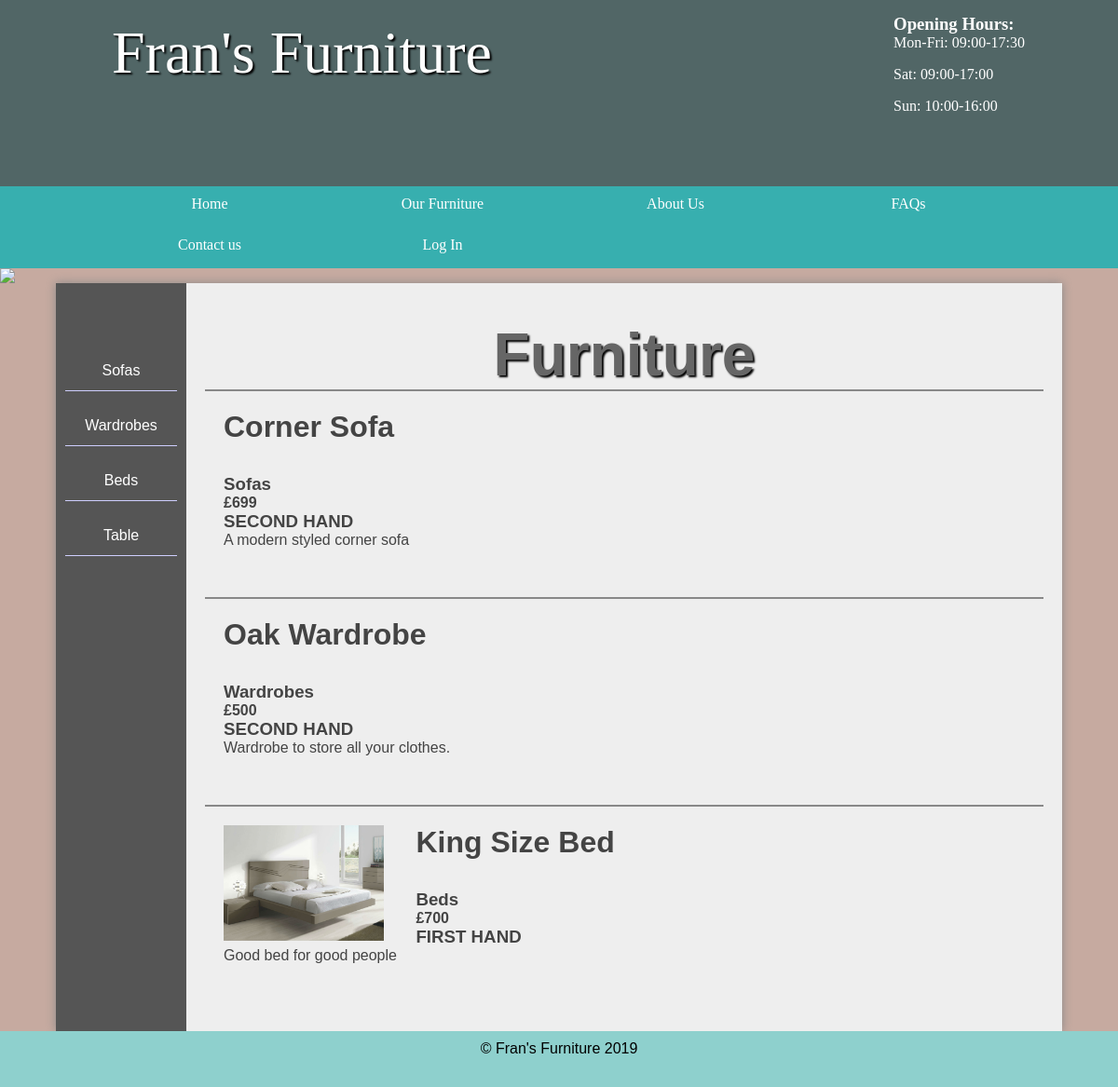
/furniture, run on the app's committed database.
### tables this page shows
CREATE TABLE `category_table` (
  `id` int(11) NOT NULL,
  `name` varchar(255) DEFAULT NULL
);

CREATE TABLE `furniture_table` (
  `id` int(11) NOT NULL,
  `name` varchar(255) DEFAULT NULL,
  `description` varchar(255) DEFAULT NULL,
  `price` int(11) DEFAULT NULL,
  `category_id` int(11) DEFAULT NULL,
  `visible` tinyint(1) NOT NULL DEFAULT '1',
  `furniture_condition` varchar(255) NOT NULL DEFAULT 'first hand'
);

### functions/loadTemplate.php (called while the page is built, shortened)
<?php
function loadTemplate($filename, $tempVars){
	extract($tempVars);
	require $filename;
	$content = ob_get_clean();
	return $content;
}

### pages/user_area/furniture.php (called while the page is built)
<?php
 	$furnitures=$tbl_furniture->find10(10);
 	$categories=$tbl_categories->findAll();
	$vars = [
		'furnitures'=>$furnitures,
		'tbl_furniture'=>$tbl_furniture,
		'categories'=> $categories,
		'tbl_categories'=> $tbl_categories
	];
 $title = "All Furnitures";
 $content = loadTemplate("../template_views/user_area/furniture_temp.php", $vars);
?>

### includes/user_includes.php (called while the page is built, shortened)
<?php
	require '../db/dbcon.php';
	require '../classes/DatabaseTableQueries.php';
	require '../functions/loadTemplate.php';
	$tbl_furniture = new DatabaseTableQueries('furniture_table');
	$tbl_categories = new DatabaseTableQueries('category_table');
?>

### classes/DatabaseTableQueries.php (called while the page is built, shortened)
<?php
class DatabaseTableQueries{
	public $table;
	public function __construct($table){
		$this->table = $table;
	}
	function find($field, $value) {
	    global $pdo;
	    $stmt = $pdo->prepare("SELECT * FROM $this->table WHERE $field = :value");
	    $criteria = [
	            'value' => $value
	    ];
	    $stmt->execute($criteria);
	    return $stmt;
	}
	function findAll() {
	    global $pdo;
	    $stmt = $pdo->prepare("SELECT * FROM $this->table");
	    $stmt->execute();
	    return $stmt;
	}
	 function find10($val){
			global $pdo;
			$stmt = $pdo->prepare("SELECT * FROM $this->table ORDER BY id ASC LIMIT $val");
			$stmt->execute();
			return $stmt;
	}
}

### template_views/user_area/furniture_temp.php (the view)
<main class="admin">
	<section class="left">
		<ul>
			<?php foreach ($categories as $row) { ?>
				<li><a href="category&cat_id=<?php echo $row['id']; ?>"><?php echo $row['name']; ?></a></li>
			<?php } ?>
		</ul>
	</section>
	<section class="right">
	<h1>Furniture</h1>
	<ul id="furniture_list" class="furniture">
<?php
		foreach ($furnitures as $frow) {
			if($frow['visible']==1){
			$cat=$tbl_categories->find('id',$frow['category_id']);
			$cat = $cat->fetch();
		echo '<li>';
		if (file_exists('../images/furniture/' . $frow['id'] . '.jpg')) {
			echo '<a href="../images/furniture/' . $frow['id'] . '.jpg"><img src="../images/furniture/' . $frow['id'] . '.jpg" /></a>';
		}
		echo '<div class="details">';
		echo '<h2>' . $frow['name'] . '</h2>';
		echo '<h3>' . $cat['name'] . '</h3>';
		echo '<h4>£' . $frow['price'] . '</h4>';
		echo '<h3>'. strtoupper($frow['furniture_condition']).'</h3>';
		echo '<p>' . $frow['description'] . '</p>';
		echo '</div>';
		echo '</li>';
	}
}
	?>
</ul>
</section>
</main>

### public_html/index.php (shortened to what this page needs)
<?php
require '../includes/user_includes.php';
		if(isset($_GET['page'])){
			if($_GET['page']=='login'){
				require '../pages/admin_area/login.php';
			}
				else if($_GET['page']=='logout')
				{
					require '../pages/admin_area/logout.php';
				}
			else{
				require '../pages/user_area/'.$_GET['page']. '.php';
			}
		}
		else{
			require '../pages/user_area/home.php';
		}
		$vars = [
			'title' => $title,
			'content' => $content
		];
		echo loadTemplate('../template_views/user_area/user_layout.php', $vars);
?>

### template_views/user_area/user_layout.php (shortened to what this page needs)
<!DOCTYPE html>
<html>
<head>
	<link rel="stylesheet" type="text/css" href="../css/style.css">
</head>
<body>
<header>
		<section>
			<aside>
				<h3>Opening Hours:</h3>
				<p>Mon-Fri: 09:00-17:30</p>
				<p>Sat: 09:00-17:00</p>
				<p>Sun: 10:00-16:00</p>
			</aside>
			<h1>Fran's Furniture</h1>
		</section>
	</header>
	<nav>
		<ul>
			<li><a href="home">Home</a></li>
			<li><a href="furniture">Our Furniture</a></li>
			<li><a href="about">About Us</a></li>
			<li><a href="faq">FAQs</a></li>
			<?php if (isset($_SESSION['logged_in']) && ($_SESSION['logged_in']==true)) {
				echo '<li><a href="admin/admin_home">Admin Panel</a></li>';
				echo '<li><a href="admin/logout">Log Out</a></li>';
			}else{
			echo '<li><a href="contact">Contact us</a></li>';
			echo '<li><a href="login">Log In</a></li>';}
			?>
		</ul>
	</nav>
<img src="../images/randombanner.php"/>
		<?php echo $content;?>
	<footer>
		&copy; Fran's Furniture <?php echo Date('Y'); ?>
	</footer>
</body>
</html>

### css/style.css (style rules this page uses)
* { margin: 0; padding: 0; }
html { font-family: 'Oxygen Regular', verdana, sans-serif; }
body { background-color: #C6AAA0; }
header { background-color: #516666; color: white; height: 200px; }
a { text-decoration: none; }
header aside { float: right; margin-top: 15px; }
header section { width: 1000px; display: block; margin:auto; }
header h1 { float: left; margin-left: 20px; }
nav { width: 100%; background-color: #37AFAF; overflow: auto; }
body > img { width: 100%; display: block; }
nav ul { width: 1000px; margin: auto; display: block; list-style-type: none; }
nav ul li { width: 25%; float: left; overflow: auto; text-align: center; }
nav a { color: white; padding-top: 10px; display: block; }
nav { font-family: 'Oxygen Regular'; }
header section { display: block; font-family: 'Mr Dafoe', cursive; }
header h1 { font-weight: normal; }
h1 { font-size:4em; color: white; text-align: center; padding-top: 20px; text-shadow: 2px 2px 2px #000; }
main { min-height: 75vh; background-color: #eee; width: 90vw; display: block; margin: auto; box-shadow: 0px 0px 10px #888; color:#444; }
footer { min-height: 5vh; text-align: center; }
main h2 { font-size:2em; }
p, li, h2 { margin-bottom: 1em; }
footer { background-color: #8ED0CD; padding: 10px; color: black; }
.left ul { list-style-type: none }
section a { color: #444; }
.stock, .admin { display: table; }
.stock > ul, .admin .left { width: 10vw; list-style-type: none; display: table-cell; padding: 10px; background-color: #555; margin: 0; }
.stock .products, .admin .right { display: table-cell; padding: 20px; }
.stock > ul a, .admin .left a { color: white; text-decoration: none; }
.furniture li { border-top: 2px solid #888; padding: 20px; overflow: auto; }
.furniture li .noimage, .furniture li img { width: 20%; margin-right: 4%; min-height: 50px; float: left; }
.right { padding: 20px; }
main h1 { color: #666; }
main img { display: block; }
.left ul li { text-align: center; padding: 10%; border-bottom: 1px solid #cfcfff; color: #dcd8d8; }

### data on the page
category_table: name "Sofas"
category_table: name "Wardrobes"
category_table: name "Beds"
category_table: name "Table"
furniture_table: name "Corner Sofa", category_table.name "Sofas", price "699", furniture_condition "SECOND HAND", description "A modern styled corner sofa"
furniture_table: name "Oak Wardrobe", category_table.name "Wardrobes", price "500", furniture_condition "SECOND HAND", description "Wardrobe to store all your clothes."
furniture_table: visible 1 (drawn), name "King Size Bed", category_table.name "Beds", price "700", furniture_condition "FIRST HAND", description "Good bed for good people"

### other printed values
Date('Y') "2019"
